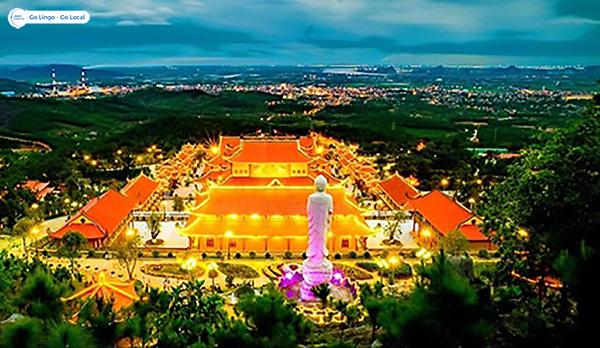
#> input picture LAB2/exercise/pagoda.jpg, 600 x 348 px, found by its file name
$ python 'lab2_bài_tập_1.py'
#> lines starting #> are read from the running program, lines starting #| are printed output that depends on the picture
# -*- coding: utf-8 -*-
"""LAB2_BÀI_TẬP_1.ipynb

Automatically generated by Colaboratory.

Original file is located at
    https://colab.research.google.com/drive/14baRkwwp_hLNSzX_VAR-eWYwPwUg7H3e
"""

from PIL import Image
import math
import scipy
import cv2
import numpy as np
import imageio.v2 as iio
import matplotlib.pylab as plt
from google.colab.patches import cv2_imshow

import cv2
# [88 lines left out: functions inverse, gamma_correction, log_transformation, histogram_equalization, contrast_stretching, not called in this run]

def display_img(img):
  img.show()
  plt.imshow(img)
  plt.show()

def main():
  origin_im = Image.open('pagoda.jpg').convert('L')
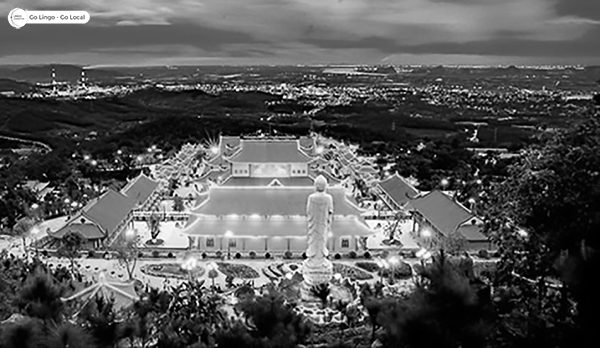
#> origin_im: PIL image 600x348 L; min 0, max 255, mean 87.5
  read_im = cv2.imread('pagoda.jpg',0)
#> read_im: shape (348, 600); min 0, max 255, mean 87.5
  transformed_image = read_im.copy()


  while True:
    print("Chọn phương pháp biến đổi ảnh:")
    print("I - Image inverse transformation")
    print("G - Gamma-Correction")
    print("L - Log Transformation")
    print("H - Histogram equalization")
    print("C - Contrast Stretching")
    print("Q - Thoát chương trình")

    choice = input("Lựa chọn của bạn: ").upper()

    if choice == "Q":
        break

    elif choice == "I":
        transformed_image = inverse(transformed_image)

    elif choice == "G":
        gamma = float(input("Nhập giá trị gamma (vd: 1.5): "))
        transformed_image = gamma_correction(transformed_image, gamma)

    elif choice == "L":
        transformed_image = log_transformation(transformed_image)

    elif choice == "H":
        transformed_image = histogram_equalization(transformed_image)

    elif choice == "C":
        transformed_image = contrast_stretching(transformed_image)

    display_img(transformed_image)
    iio.imsave("transformed_image.jpg",transformed_image)
#> this loop made 1 pass; the answer given on pass 1: 1
    # Lưu ảnh đã biến đổi thành file

if __name__ == "__main__":
#> (the run stopped early here; a loop or call above may not have finished)

$ run again, with LAB2/exercise/ha_long_bay.jpg copied over LAB2/exercise/pagoda.jpg
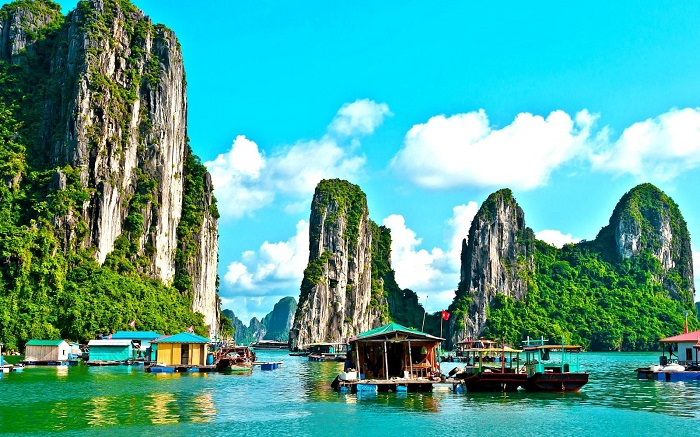
#> input picture LAB2/exercise/ha_long_bay.jpg, 700 x 437 px, found by its file name
#> in main, `origin_im = Image.open('pagoda.jpg').convert('L')`:
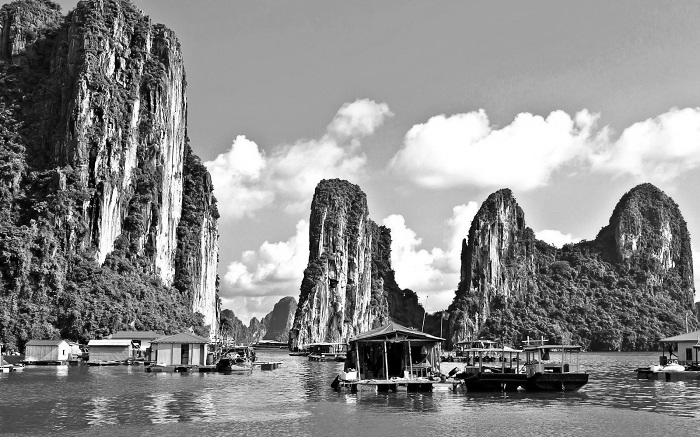
#> origin_im: PIL image 700x437 L; min 0, max 255, mean 138.4
#> the loop in main, `while True:` made 1 pass; the answer given on pass 1: 1

$ run again, with LAB2/exercise/quang_ninh.jpg copied over LAB2/exercise/pagoda.jpg
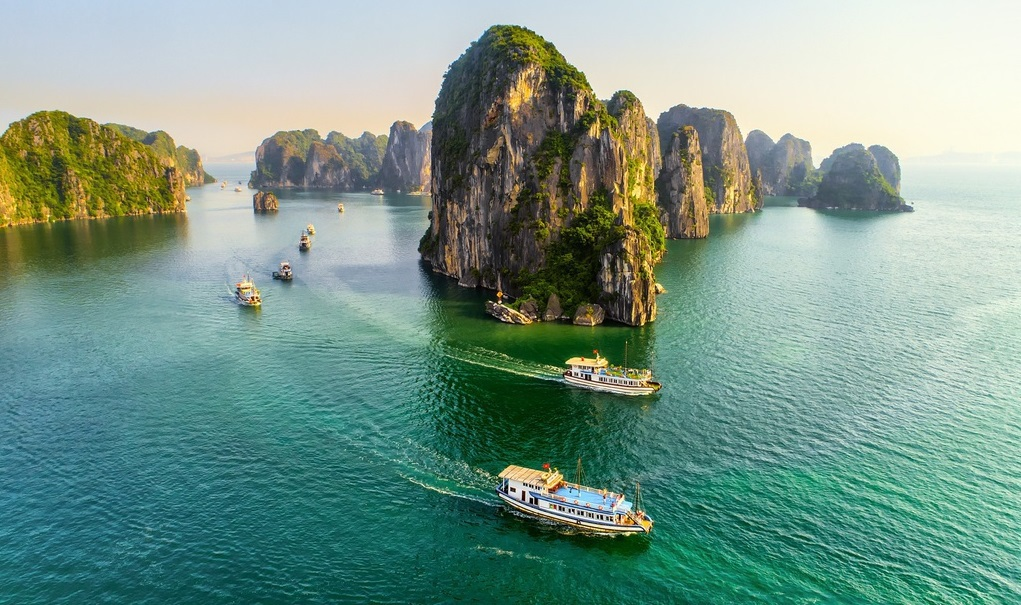
#> input picture LAB2/exercise/quang_ninh.jpg, 1021 x 605 px, found by its file name
#> in main, `origin_im = Image.open('pagoda.jpg').convert('L')`:
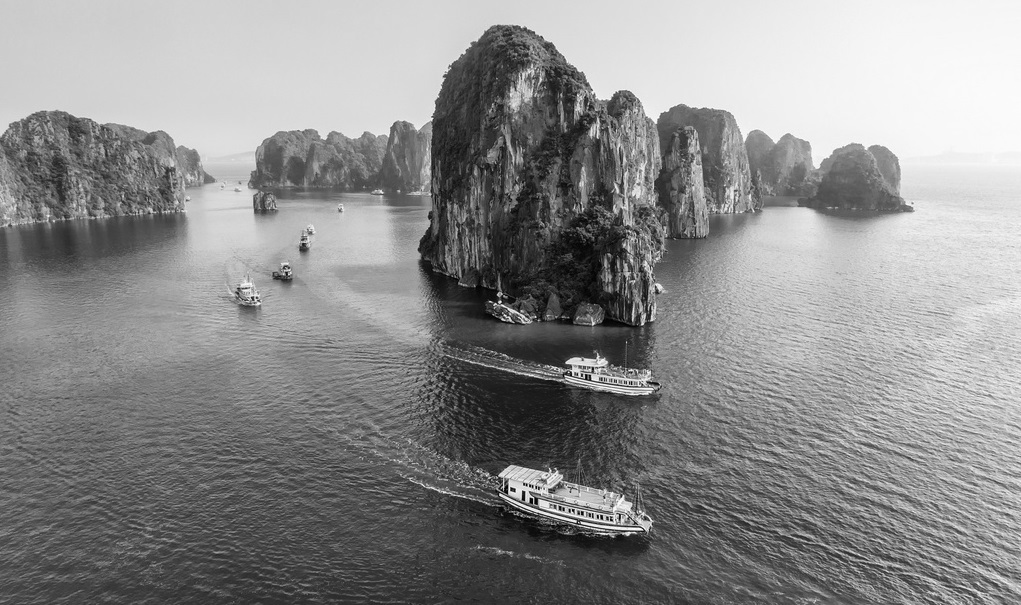
#> origin_im: PIL image 1021x605 L; min 0, max 254, mean 140.2
#> the loop in main, `while True:` made 1 pass; the answer given on pass 1: 1
